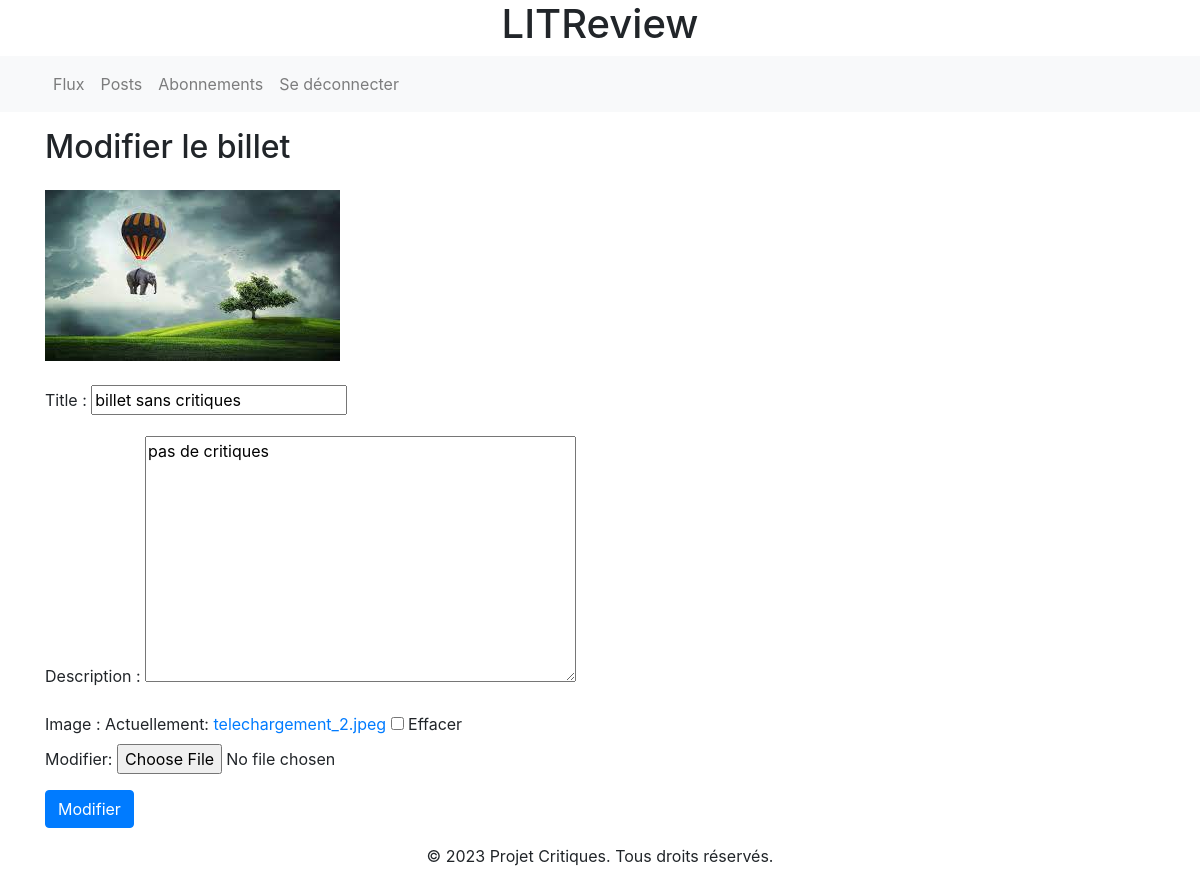
/critiques/ticket/4/edit/ (signed in), run on the app's committed database.
### critiques/models.py (models this page shows, shortened)
class Ticket(models.Model):
    title = models.CharField(max_length=128)
    description = models.TextField(max_length=2048, blank=True)
    user = models.ForeignKey(
        settings.AUTH_USER_MODEL, on_delete=models.CASCADE
    )
    image = models.ImageField(null=True, blank=True)
    created_at = models.DateTimeField(auto_now_add=True)

### critiques/views.py (the view)
@login_required
def update_ticket(request, ticket_id):
    ticket = get_object_or_404(Ticket, id=ticket_id)
    if request.method == "POST":
        form = TicketForm(request.POST, request.FILES, instance=ticket)
        if form.is_valid():
            form.save()
            return redirect('posts')
    else:
        form = TicketForm(instance=ticket)
    return render(
        request,
        'ticket_form.html',
        {
            'form': form,
            'is_update': True,
            'ticket': ticket
        }
    )

### critiques/forms.py
class TicketForm(forms.ModelForm):
    class Meta:
        model = Ticket
        fields = ['title', 'description', 'image']

### templates/ticket_form.html (shortened to what this page needs)
{% extends "base.html" %}
{% block content %}
<h2 class="mb-4">{% if is_update %}Modifier le billet{% else %}Nouveau Ticket{% endif %}</h2>
{% if is_update and ticket.image %}
    <img src="{{ ticket.image.url }}" alt="Image actuelle pour le ticket" class="mb-4">
{% endif %}
<form method="post" enctype="multipart/form-data">
    {{ form.as_p }}
    <button type="submit" class="btn btn-primary">{% if is_update %}Modifier{% else %}Créer{% endif %}</button>
</form>
{% endblock %}

### data on the page
Ticket: image (picture), title "billet sans critiques", description "pas de critiques"
